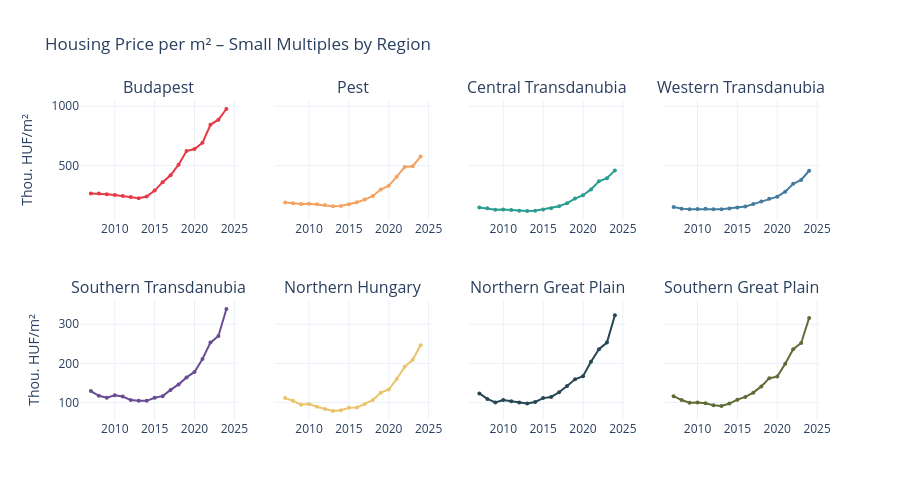

The notebook cell saved with this chart:
### Markdown cell above
## Visualisation 2 – Small Multiples: One Chart per Region
Each region gets its own panel on the same y-axis scale, making it easy to compare shape without lines crossing. Ideal for academic publications.

### Code cell
from plotly.subplots import make_subplots

rows_n, cols_n = 2, 4
fig = make_subplots(rows=rows_n, cols=cols_n, subplot_titles=regions, shared_yaxes=True)

for idx, region in enumerate(regions):
    r, c = divmod(idx, cols_n)
    d = df[df["region"] == region]
    fig.add_trace(
        go.Scatter(
            x=d["year"], y=d["price"],
            mode="lines+markers",
            line=dict(color=COLORS[region], width=2),
            marker=dict(size=4),
            showlegend=False,
            name=region,
        ),
        row=r + 1, col=c + 1,
    )

fig.update_layout(
    title="Housing Price per m² – Small Multiples by Region",
    template="plotly_white",
    height=500,
)
fig.update_yaxes(title_text="Thou. HUF/m²", col=1)
fig.show()

### Figure 1 — Plotly figure (JSON) as saved in the notebook; plotly's stock layout.template omitted (floating-point values rounded to 4 significant figures)
{"data": [{"line": {"color": "#e63946", "width": 2}, "marker": {"size": 4}, "mode": "lines+markers", "name": "Budapest", "showlegend": false, "type": "scatter", "x": [2007, 2008, 2009, 2010, 2011, 2012, 2013, 2014, 2015, 2016, 2017, 2018, 2019, 2020, 2021, 2022, 2023, 2024], "xaxis": "x", "y": [266.0, 265.0, 259.0, 252.0, 245.0, 236.0, 226.0, 240.0, 290.0, 361.0, 419.0, 508.0, 623.0, 640.0, 692.0, 844.0, 887.0, 977.0], "yaxis": "y"}, {"line": {"color": "#f4a261", "width": 2}, "marker": {"size": 4}, "mode": "lines+markers", "name": "Pest", "showlegend": false, "type": "scatter", "x": [2007, 2008, 2009, 2010, 2011, 2012, 2013, 2014, 2015, 2016, 2017, 2018, 2019, 2020, 2021, 2022, 2023, 2024], "xaxis": "x2", "y": [189.0, 184.0, 178.0, 180.0, 174.0, 169.0, 158.0, 161.0, 174.0, 192.0, 214.0, 245.0, 299.0, 331.0, 407.0, 488.0, 495.0, 576.0], "yaxis": "y2"}, {"line": {"color": "#2a9d8f", "width": 2}, "marker": {"size": 4}, "mode": "lines+markers", "name": "Central Transdanubia", "showlegend": false, "type": "scatter", "x": [2007, 2008, 2009, 2010, 2011, 2012, 2013, 2014, 2015, 2016, 2017, 2018, 2019, 2020, 2021, 2022, 2023, 2024], "xaxis": "x3", "y": [147.0, 141.0, 129.0, 130.0, 126.0, 121.0, 118.0, 120.0, 131.0, 142.0, 158.0, 184.0, 223.0, 251.0, 300.0, 368.0, 394.0, 460.0], "yaxis": "y3"}, {"line": {"color": "#457b9d", "width": 2}, "marker": {"size": 4}, "mode": "lines+markers", "name": "Western Transdanubia", "showlegend": false, "type": "scatter", "x": [2007, 2008, 2009, 2010, 2011, 2012, 2013, 2014, 2015, 2016, 2017, 2018, 2019, 2020, 2021, 2022, 2023, 2024], "xaxis": "x4", "y": [151.0, 138.0, 132.0, 134.0, 136.0, 132.0, 133.0, 139.0, 148.0, 156.0, 176.0, 198.0, 222.0, 239.0, 281.0, 347.0, 379.0, 457.0], "yaxis": "y4"}, {"line": {"color": "#6a4c93", "width": 2}, "marker": {"size": 4}, "mode": "lines+markers", "name": "Southern Transdanubia", "showlegend": false, "type": "scatter", "x": [2007, 2008, 2009, 2010, 2011, 2012, 2013, 2014, 2015, 2016, 2017, 2018, 2019, 2020, 2021, 2022, 2023, 2024], "xaxis": "x5", "y": [129.0, 117.0, 112.0, 118.0, 115.0, 106.0, 104.0, 104.0, 112.0, 116.0, 132.0, 146.0, 164.0, 178.0, 211.0, 253.0, 270.0, 339.0], "yaxis": "y5"}, {"line": {"color": "#e9c46a", "width": 2}, "marker": {"size": 4}, "mode": "lines+markers", "name": "Northern Hungary", "showlegend": false, "type": "scatter", "x": [2007, 2008, 2009, 2010, 2011, 2012, 2013, 2014, 2015, 2016, 2017, 2018, 2019, 2020, 2021, 2022, 2023, 2024], "xaxis": "x6", "y": [111.0, 104.0, 94.0, 96.0, 89.0, 83.0, 78.0, 80.0, 86.0, 87.0, 96.0, 106.0, 125.0, 133.0, 160.0, 191.0, 209.0, 246.0], "yaxis": "y6"}, {"line": {"color": "#264653", "width": 2}, "marker": {"size": 4}, "mode": "lines+markers", "name": "Northern Great Plain", "showlegend": false, "type": "scatter", "x": [2007, 2008, 2009, 2010, 2011, 2012, 2013, 2014, 2015, 2016, 2017, 2018, 2019, 2020, 2021, 2022, 2023, 2024], "xaxis": "x7", "y": [123.0, 109.0, 100.0, 106.0, 103.0, 100.0, 97.0, 101.0, 111.0, 114.0, 126.0, 142.0, 159.0, 167.0, 204.0, 236.0, 253.0, 323.0], "yaxis": "y7"}, {"line": {"color": "#606c38", "width": 2}, "marker": {"size": 4}, "mode": "lines+markers", "name": "Southern Great Plain", "showlegend": false, "type": "scatter", "x": [2007, 2008, 2009, 2010, 2011, 2012, 2013, 2014, 2015, 2016, 2017, 2018, 2019, 2020, 2021, 2022, 2023, 2024], "xaxis": "x8", "y": [116.0, 106.0, 99.0, 100.0, 98.0, 93.0, 91.0, 97.0, 107.0, 114.0, 125.0, 141.0, 162.0, 166.0, 199.0, 236.0, 252.0, 316.0], "yaxis": "y8"}], "layout": {"annotations": [{"font": {"size": 16}, "showarrow": false, "text": "Budapest", "x": 0.1062, "xanchor": "center", "xref": "paper", "y": 1, "yanchor": "bottom", "yref": "paper"}, {"font": {"size": 16}, "showarrow": false, "text": "Pest", "x": 0.3688, "xanchor": "center", "xref": "paper", "y": 1, "yanchor": "bottom", "yref": "paper"}, {"font": {"size": 16}, "showarrow": false, "text": "Central Transdanubia", "x": 0.6313, "xanchor": "center", "xref": "paper", "y": 1, "yanchor": "bottom", "yref": "paper"}, {"font": {"size": 16}, "showarrow": false, "text": "Western Transdanubia", "x": 0.8938, "xanchor": "center", "xref": "paper", "y": 1, "yanchor": "bottom", "yref": "paper"}, {"font": {"size": 16}, "showarrow": false, "text": "Southern Transdanubia", "x": 0.1062, "xanchor": "center", "xref": "paper", "y": 0.375, "yanchor": "bottom", "yref": "paper"}, {"font": {"size": 16}, "showarrow": false, "text": "Northern Hungary", "x": 0.3688, "xanchor": "center", "xref": "paper", "y": 0.375, "yanchor": "bottom", "yref": "paper"}, {"font": {"size": 16}, "showarrow": false, "text": "Northern Great Plain", "x": 0.6313, "xanchor": "center", "xref": "paper", "y": 0.375, "yanchor": "bottom", "yref": "paper"}, {"font": {"size": 16}, "showarrow": false, "text": "Southern Great Plain", "x": 0.8938, "xanchor": "center", "xref": "paper", "y": 0.375, "yanchor": "bottom", "yref": "paper"}], "height": 500, "title": {"text": "Housing Price per m² – Small Multiples by Region"}, "xaxis": {"anchor": "y", "domain": [0, 0.2125]}, "xaxis2": {"anchor": "y2", "domain": [0.2625, 0.475]}, "xaxis3": {"anchor": "y3", "domain": [0.525, 0.7375]}, "xaxis4": {"anchor": "y4", "domain": [0.7875, 1]}, "xaxis5": {"anchor": "y5", "domain": [0, 0.2125]}, "xaxis6": {"anchor": "y6", "domain": [0.2625, 0.475]}, "xaxis7": {"anchor": "y7", "domain": [0.525, 0.7375]}, "xaxis8": {"anchor": "y8", "domain": [0.7875, 1]}, "yaxis": {"anchor": "x", "domain": [0.625, 1], "title": {"text": "Thou. HUF/m²"}}, "yaxis2": {"anchor": "x2", "domain": [0.625, 1], "matches": "y", "showticklabels": false}, "yaxis3": {"anchor": "x3", "domain": [0.625, 1], "matches": "y", "showticklabels": false}, "yaxis4": {"anchor": "x4", "domain": [0.625, 1], "matches": "y", "showticklabels": false}, "yaxis5": {"anchor": "x5", "domain": [0, 0.375], "title": {"text": "Thou. HUF/m²"}}, "yaxis6": {"anchor": "x6", "domain": [0, 0.375], "matches": "y5", "showticklabels": false}, "yaxis7": {"anchor": "x7", "domain": [0, 0.375], "matches": "y5", "showticklabels": false}, "yaxis8": {"anchor": "x8", "domain": [0, 0.375], "matches": "y5", "showticklabels": false}}}
